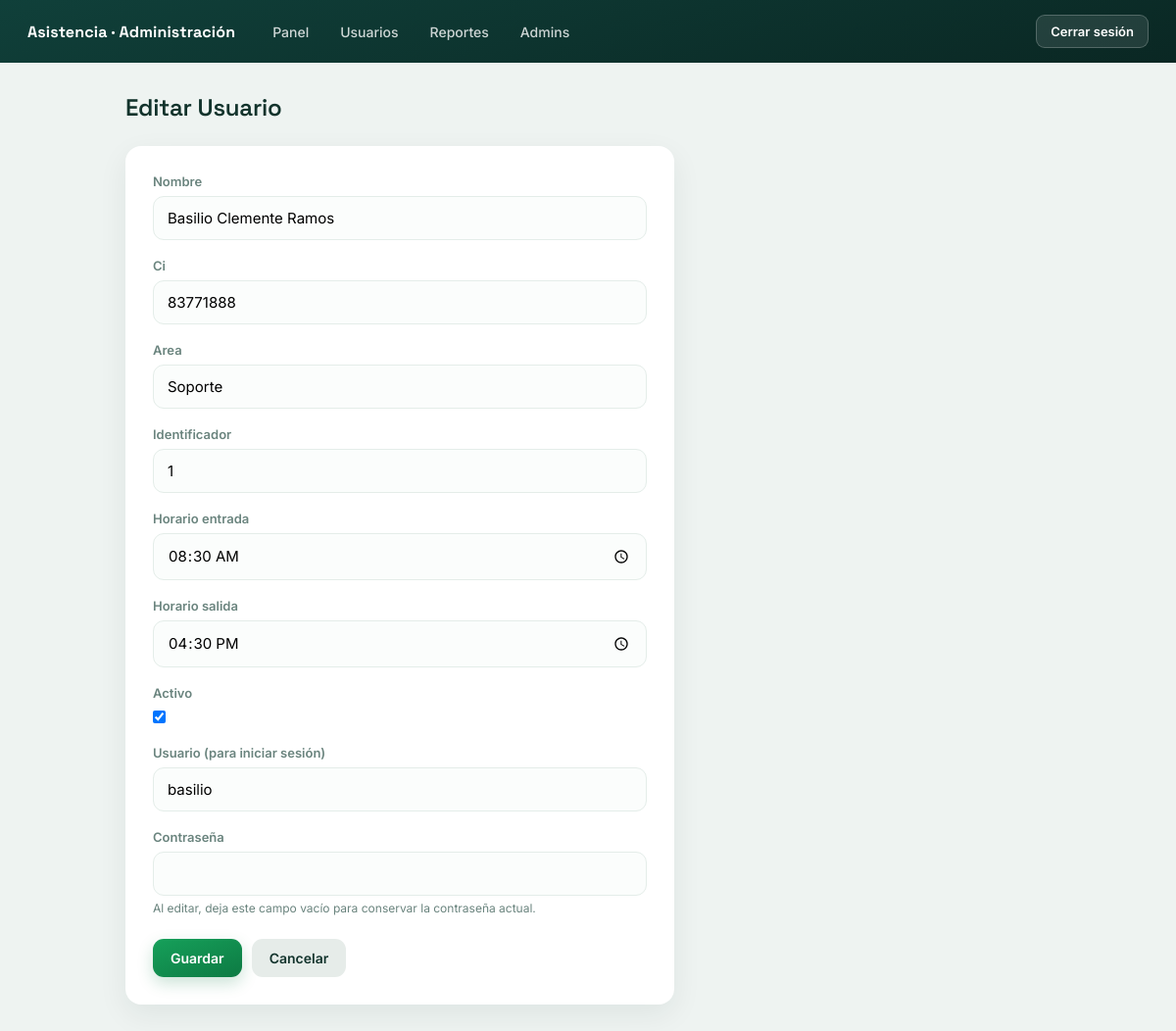
The page /gestion/pasantes/2/editar/ (signed in) on the database as committed earlier.
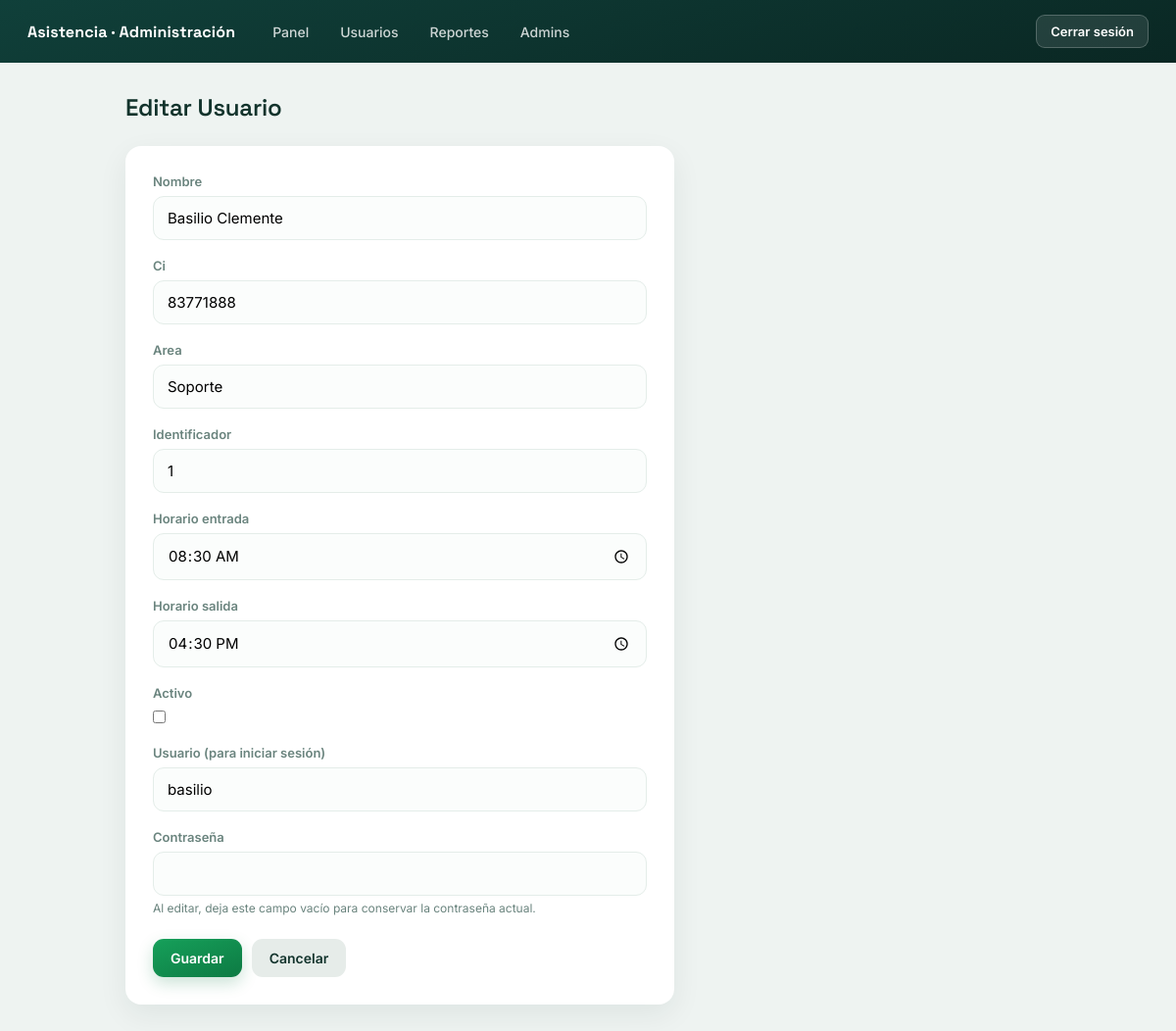
The same page on the database as committed later.
### registro/models.py (models this page shows, shortened)
class Pasante(models.Model):
    user = models.OneToOneField(User, on_delete=models.CASCADE, related_name="pasante")
    nombre = models.CharField(max_length=120)
    ci = models.CharField(max_length=20, unique=True)
    area = models.CharField(max_length=80)
    identificador = models.CharField(max_length=20, unique=True)
    horario_entrada = models.TimeField()
    horario_salida = models.TimeField()
    activo = models.BooleanField(default=True)
    dispositivo_id = models.CharField(max_length=64, blank=True, default="")

### registro/views.py (the view)
@staff_member_required
def pasante_form(request, pk=None):
    pasante = get_object_or_404(Pasante, pk=pk) if pk else None
    if request.method == "POST":
        form = PasanteForm(request.POST, instance=pasante)
        if form.is_valid():
            username = form.cleaned_data["username"]
            password = form.cleaned_data["password"]
            if pasante is None:
                if not password:
                    form.add_error(
                        "password", "La contraseña es obligatoria al crear un pasante."
                    )
                else:
                    user = User.objects.create_user(
                        username=username, password=password
                    )
                    user.is_active = form.cleaned_data["activo"]
                    user.save()
                    obj = form.save(commit=False)
                    obj.user = user
                    obj.save()
                    messages.success(request, f"Pasante «{obj.nombre}» creado.")
                    return redirect("pasantes_lista")
            else:
                user = pasante.user
                user.username = username
                if password:
                    user.set_password(password)
                user.is_active = form.cleaned_data["activo"]
                user.save()
                form.save()
                messages.success(request, f"Pasante «{pasante.nombre}» actualizado.")
                return redirect("pasantes_lista")
    else:
        form = PasanteForm(instance=pasante)
    return render(
        request, "registro/pasante_form.html", {"form": form, "pasante": pasante}
    )

### registro/forms.py (shortened to what this page needs)
class PasanteForm(forms.ModelForm):
    username = forms.CharField(label="Usuario (para iniciar sesión)", max_length=150)
    password = forms.CharField(
        label="Contraseña",
        widget=forms.PasswordInput(render_value=False),
        required=False,
        help_text="Al editar, deja este campo vacío para conservar la contraseña actual.",
    )
    class Meta:
        model = Pasante
        fields = [
            "nombre",
            "ci",
            "area",
            "identificador",
            "horario_entrada",
            "horario_salida",
            "activo",
        ]
        widgets = {
            "horario_entrada": forms.TimeInput(attrs={"type": "time"}, format="%H:%M"),
            "horario_salida": forms.TimeInput(attrs={"type": "time"}, format="%H:%M"),
        }
    def __init__(self, *args, **kwargs):
        super().__init__(*args, **kwargs)
        if self.instance and self.instance.pk:
            self.fields["username"].initial = self.instance.user.username

### registro/templates/registro/pasante_form.html (shortened to what this page needs)
{% extends "registro/base.html" %}
{% block contenido %}
<div class="cabecera">
    <h1>{% if pasante %}Editar Usuario{% else %}Nuevo pasante{% endif %}</h1>
</div>
<div class="tarjeta">
    <form method="post" novalidate>
        {% for field in form %}
        <div class="campo">
            <label for="{{ field.id_for_label }}">{{ field.label }}</label>
            {{ field }}
            {% if field.help_text %}<small>{{ field.help_text }}</small>{% endif %}
        </div>
        {% endfor %}
        <div class="form-botones">
            <button type="submit" class="btn btn-verde">Guardar</button>
            <a class="btn btn-gris" href="{% url 'pasantes_lista' %}">Cancelar</a>
        </div>
    </form>
</div>
{% endblock %}

Rows that differ between the two databases and show on the page:
changed Pasante "Soporte": nombre "Basilio Clemente Ramos" → "Basilio Clemente"; activo "☑" → "☐"
